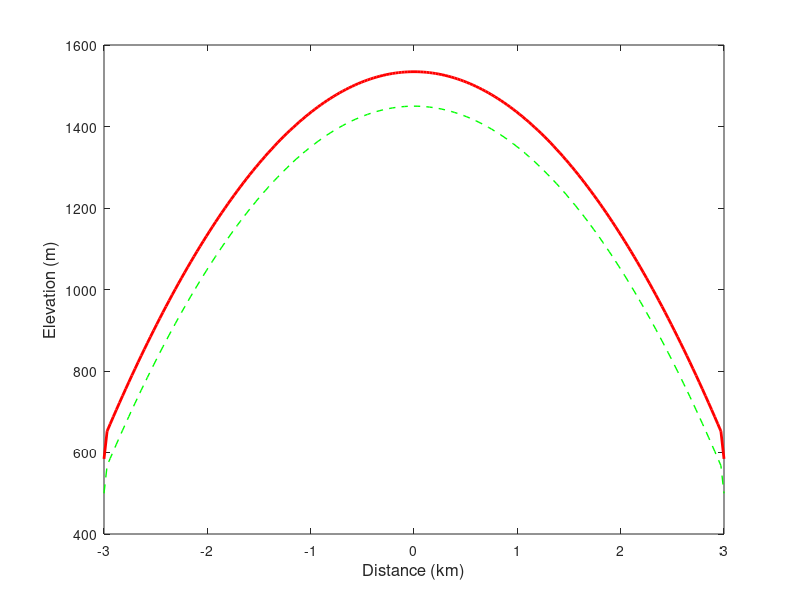

The MATLAB source for this figure:
%%%%%%%%%%%%%%%%%%%%%%%%%%%%%%%%%%%%%%%%%%%%%%%%%%%%%%%%%%%%%%
% Hillslope model revisited
% hang deng feb 28 2016
% add channel incision 10mm/yr at the both edges of the hillslope
% added Hedge, run steps
%%%%%%%%%%%%%%%%%%%%%%%%%%%%%%%%%%%%%%%%%%%%%%%%%%%%%%%%%%%%%%

clear all
figure(1)
clf

%% initialize
% parameters used
rhos = 1600; % density of soil
rhor = 2700; % density of underlying rock 
w = 0.01; % release rate (m/yr) from rock to soil, constant soil
% production
zinc_channel = 0.01; % annual channel incision, 10mm/yr, exaggerated
kappa = 0.01; % transport coefficient
H0 = 1; % meter starting regolith
Hstar = 0.6; % soil production decay coefficient, meter

% time steps
tmax = 5E3; % maximum run 5000 years
dt = 10; % time step
t = 0:dt:tmax;

% x steps
xmax = 3000;
dx = 30;
x = -xmax:dx:xmax;

% initial topography, parabolic
zb = -(1e-4)*x.^2 + 1500;

% create arrays
H = zeros(size(x)); 
z = zb + H;

nplot = 50;
tplot = tmax/nplot;

%% loop
for i = 1:length(t)
    
    %interpolates ice thickness to cell edges
    Hedge = H(1:end-1)+0.5*diff(H); 
    dzdx = diff(z)/dx; % slope
    
    % discharge
    Q = -kappa*abs(dzdx).*(1-exp(-Hedge/Hstar));
    Q =[Q(1) Q Q(1)]; %takes care of boundary conditions 
    
    dqdx = diff(Q)/dx;
    
    %dHdt = (rhor/rhos)*w-(1/rhos)*dqdx;
    dHdt = (rhor/rhos)*w-(1/rhos)*abs(dqdx);
    % update soil thickness
    H =H + (dHdt*dt);

    % update bedrock elevation due to channel incision
    zb = zb - w*dt; %- zincision*dt;
    % channel incision at the edges of the hillslope
    zb(1) = zb(1)-zinc_channel*dt;
    zb(end) = zb(end)-zinc_channel*dt;
    %zb(1:3) = zb(1:3)-zinc_channel*dt;
    %zb(end-3:end) = zb(end-3:end)-zinc_channel*dt;
    % update total elevation
    z = zb + H; % total thickness = bedrock + soil

    
    % plotting
    if rem(t(i),tplot)==0
        disp(['Time: ' num2str(t(i))]);
        figure(1)
        %subplot(2,1,1)
        plot(x/1000,z,'r','linewidth',2);
        hold on
        plot(x/1000,zb,'g--','linewidth',1);
        xlabel('Distance (km)','Fontsize',12);
        ylabel('Elevation (m)','Fontsize',12);
        %ylim([0, 5000]);
        pause(0.1);
        hold off
        
        %subplot(2,1,2)
        %plot(x/1000,H,'b','linewidth',2);
       % hold on
        %xlabel('Distance (km)','Fontsize',12);
        %ylabel('Soil thickness (m)','Fontsize',12);
        %pause(0.1);
        %hold off
    
    end
end